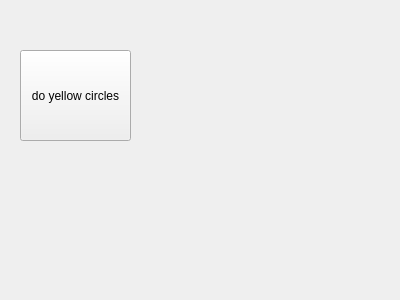
<?xml version="1.0" encoding="UTF-8"?>
<ui version="4.0">
 <class>Form</class>
 <widget class="QWidget" name="Form">
  <property name="geometry">
   <rect>
    <x>0</x>
    <y>0</y>
    <width>400</width>
    <height>300</height>
   </rect>
  </property>
  <property name="windowTitle">
   <string>Form</string>
  </property>
  <widget class="QPushButton" name="pushButton">
   <property name="geometry">
    <rect>
     <x>20</x>
     <y>50</y>
     <width>111</width>
     <height>91</height>
    </rect>
   </property>
   <property name="text">
    <string>do yellow circles</string>
   </property>
  </widget>
 </widget>
 <resources/>
 <connections/>
</ui>
